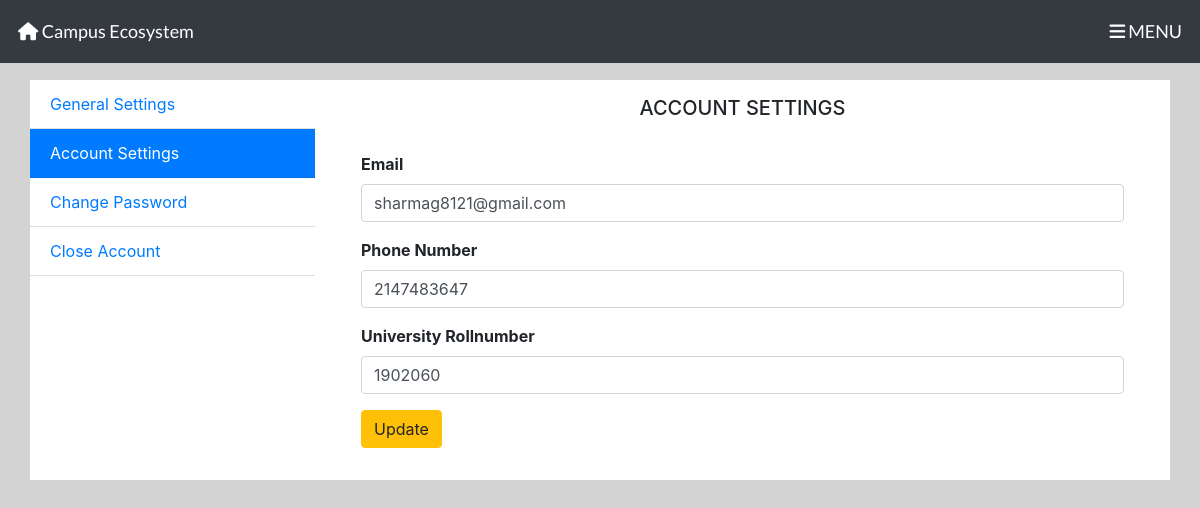
The app's page /account.php (signed in) with its own data.
### tables this page shows
CREATE TABLE `student_info` (
  `user_id` int(11) NOT NULL,
  `register_date` datetime NOT NULL,
  `fname` varchar(50) NOT NULL,
  `lname` varchar(50) NOT NULL,
  `college` varchar(10) NOT NULL,
  `branch` varchar(50) NOT NULL,
  `section` varchar(10) NOT NULL,
  `email` varchar(255) NOT NULL,
  `user_password` varchar(255) NOT NULL,
  `uni_roll` int(11) NOT NULL,
  `sem` int(11) NOT NULL,
  `user_phone` varchar(10) NOT NULL,
  `profile_image` varchar(255) NOT NULL DEFAULT 'assets\\images\\dp.png'
);

### core/init.php (called while the page is built, shortened)
<?php
include_once('db/connection.php');
include_once('classes/user.php');
global $conn;
$getFromU = new User($conn);
?>

### core/classes/user.php (called while the page is built, shortened)
<?php
class User
{
    protected $conn;
    function __construct($conn)
    {
        $this->conn = $conn;
    }
    public function UserData($user_id)
    {
        $query = "SELECT * from student_info WHERE user_id=:userid";
        $stmt = $this->conn->prepare($query);
        $stmt->bindParam(':userid', $user_id, PDO::PARAM_INT);
        $stmt->execute();
        return $stmt->fetch(PDO::FETCH_OBJ);
    }
}

### account.php (the view, shortened to what this page needs)
<?php
include_once('core/init.php');
$user_id = @$_SESSION['userid'];
$user = $getFromU->UserData($user_id);
?>
<!DOCTYPE html>
<html>
<head>
  <?php include_once("includes/backHeader.php"); ?>
</head>
<body>
  <?php include_once("includes/profileNevigation.php"); ?>
  <div class="container-fluid" style="margin-top:5rem;">
    <div class="container bg-white">
      <div class="row">
        <div class="col-md-3 list-group-flush padding-0">
        <ul class="list-group">
        <a href="settings" class="list-group-item">General Settings</a>
            <a href="account" class="list-group-item bg-primary text-white">Account Settings</a>
            <a href="changepassword" class="list-group-item">Change Password</a>
            <a href="closeaccount" class="list-group-item">Close Account</a>
          </ul>
        </div>
        <div class="col-md-9 padding-0">
          <div class="container p-3 bg-white">
            <h5 class="text-center text-uppercase">Account Settings</h5>
            <div class="tab-content">
              <div id="home" class="container tab-pane active"><br>
                <div class="container">
                <form method="POST">
                    <div class="form-group">
                        <label><strong>Email</strong></label>
                        <input type="email" class="form-control" name="email" value="<?php echo $user->email; ?>">
                    </div>
                    <div class="form-group">
                        <label><strong>Phone Number</strong></label>
                        <input type="number" class="form-control" name="phone" value="<?php echo $user->user_phone; ?>">
                    </div>
                    <div class="form-group">
                        <label><strong>University Rollnumber</strong></label>
                        <input type="number" class="form-control" name="uni_roll" value="<?php echo $user->uni_roll; ?>">
                    </div>
                    <div class="form-group">
                        <button name="submitAccount" class="btn btn-warning">Update</button>
                    </div>
                </form>
                </div>
              </div>
            </div>
          </div>
        </div>
      </div>
    </div>
</body>
</html>

### assets/css/profileNevStyle.css (style rules this page uses)
body { margin: 0; padding: 0; box-sizing: border-box; background-color: lightgrey; }

### account.php (style rules this page uses)
.padding-0 { padding-right: 0; padding-left: 0; }

### records on screen
student_info: email "sharmag8121@gmail.com", phone "2147483647", uni_roll "1902060"
